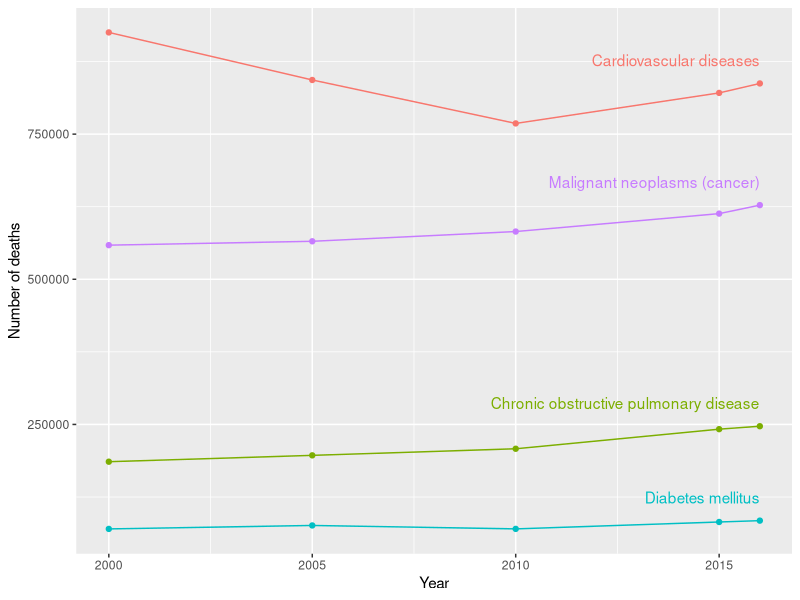
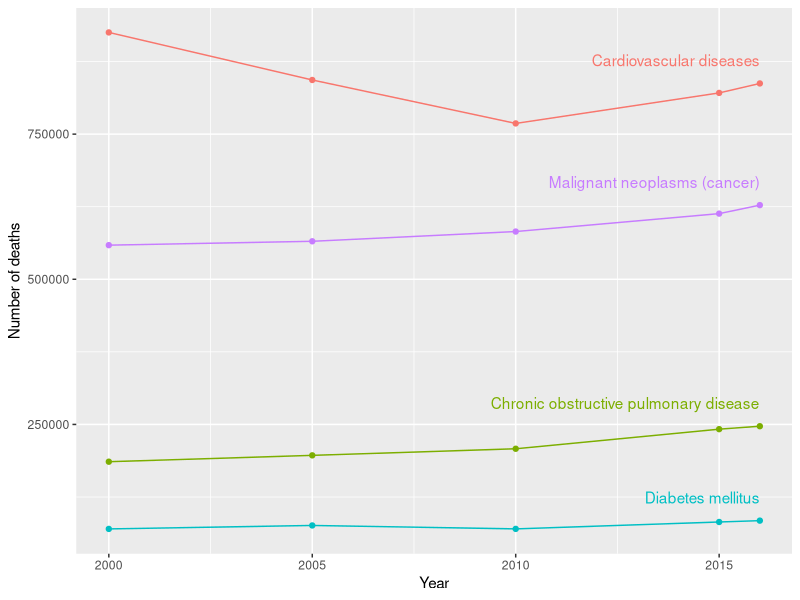

Write the R code that produced these figures, in order.
library(ggplot2)
library(magrittr)
ncd.deaths = data.table::fread('../../data/WHO-NCDDEATHCAUSE.csv', sep=',', header=TRUE, skip = 1)
ncd.deaths$Causes <- trimws(ncd.deaths$Causes)
ncd.deaths$Year <- trimws(ncd.deaths$Year) %>% as.numeric()
ncd.deaths$Total = ncd.deaths$` Both sexes`
ncd.deaths[ncd.deaths$Causes == 'Malignant neoplasms','Causes'] <- 'Malignant neoplasms (cancer)'

subset(ncd.deaths, Country == 'United States of America') %>%
    ggplot(mapping = aes_string(x='Year', y="Total", group='Causes', color='Causes'), data = .) +
    geom_line() +
    geom_point() +
    geom_text(data = ncd.deaths %>% subset(Country == 'United States of America' & Year == 2016),
              aes(y=Total + 40000, label=Causes, color=Causes, x = Year ),hjust =1)  +
    ylab('Number of deaths') +
    guides(color=FALSE)

ggsave('1A-who.png', device='png', width = 7, height = 4.5)